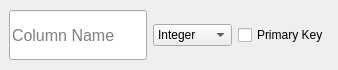
<?xml version="1.0" encoding="UTF-8"?>
<ui version="4.0">
 <class>ColumnWidget</class>
 <widget class="QWidget" name="ColumnWidget">
  <property name="geometry">
   <rect>
    <x>0</x>
    <y>0</y>
    <width>338</width>
    <height>70</height>
   </rect>
  </property>
  <property name="windowTitle">
   <string>Form</string>
  </property>
  <widget class="QWidget" name="layoutWidget">
   <property name="geometry">
    <rect>
     <x>9</x>
     <y>9</y>
     <width>320</width>
     <height>52</height>
    </rect>
   </property>
   <layout class="QHBoxLayout" name="column_layout">
    <property name="sizeConstraint">
     <enum>QLayout::SizeConstraint::SetDefaultConstraint</enum>
    </property>
    <item>
     <widget class="QLineEdit" name="name_edit">
      <property name="sizePolicy">
       <sizepolicy hsizetype="Expanding" vsizetype="Fixed">
        <horstretch>0</horstretch>
        <verstretch>0</verstretch>
       </sizepolicy>
      </property>
      <property name="minimumSize">
       <size>
        <width>0</width>
        <height>50</height>
       </size>
      </property>
      <property name="maximumSize">
       <size>
        <width>16777215</width>
        <height>50</height>
       </size>
      </property>
      <property name="baseSize">
       <size>
        <width>0</width>
        <height>50</height>
       </size>
      </property>
      <property name="font">
       <font>
        <pointsize>12</pointsize>
       </font>
      </property>
      <property name="text">
       <string/>
      </property>
      <property name="placeholderText">
       <string>Column Name</string>
      </property>
     </widget>
    </item>
    <item>
     <widget class="QComboBox" name="type">
      <item>
       <property name="text">
        <string>Integer</string>
       </property>
      </item>
      <item>
       <property name="text">
        <string>Float</string>
       </property>
      </item>
      <item>
       <property name="text">
        <string>Text</string>
       </property>
      </item>
      <item>
       <property name="text">
        <string>Datetime</string>
       </property>
      </item>
     </widget>
    </item>
    <item>
     <widget class="QCheckBox" name="primary_key">
      <property name="text">
       <string>Primary Key</string>
      </property>
      <property name="checked">
       <bool>false</bool>
      </property>
     </widget>
    </item>
   </layout>
  </widget>
 </widget>
 <resources/>
 <connections/>
</ui>
